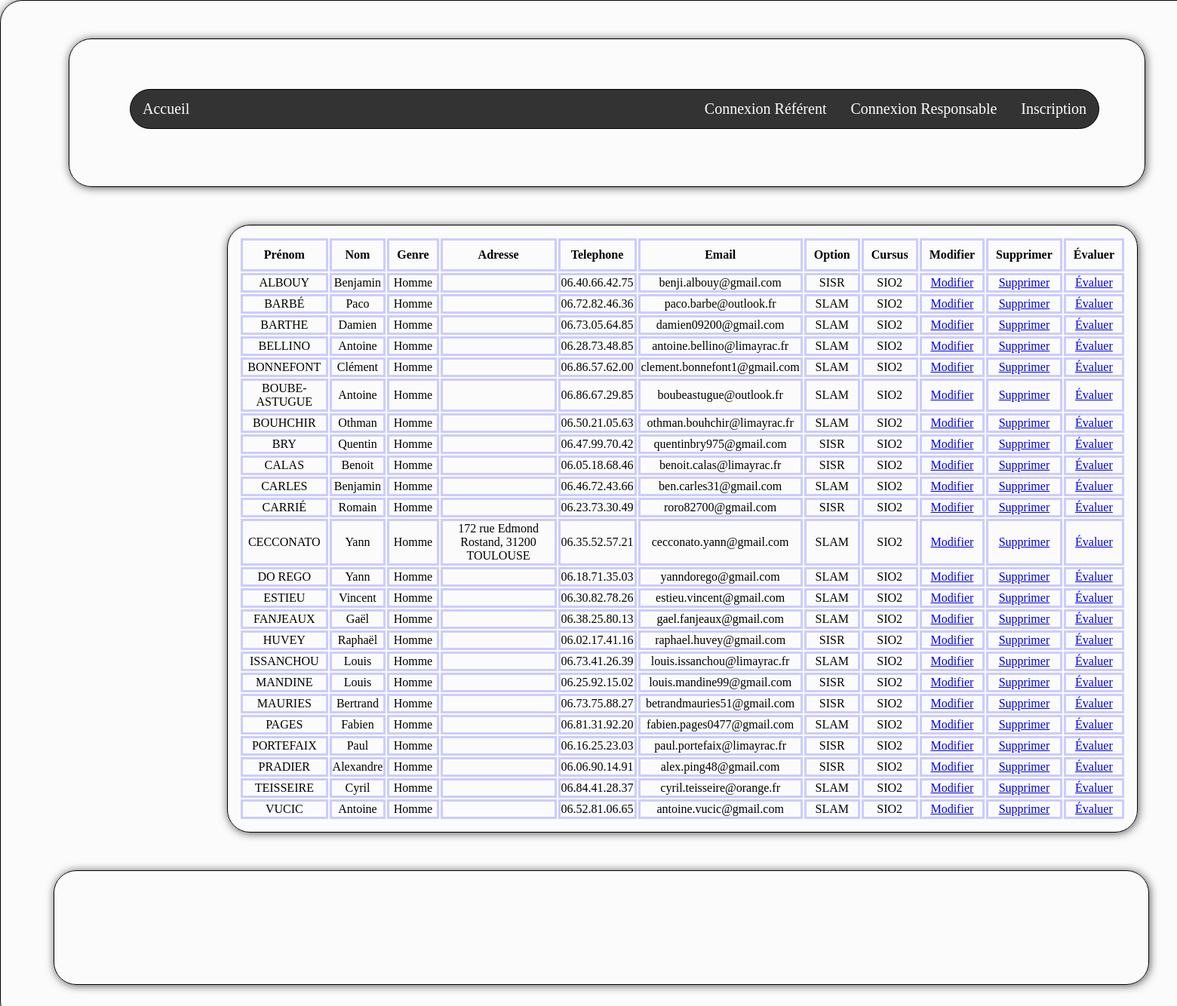
Screenshot of /pages/consulterEleve.php with the database file from the repository.
### tables this page shows
CREATE TABLE `eleve` (
    `IdEleve`               int(11) NOT NULL,
    `PrenomEleve`           varchar(20) DEFAULT NULL,
    `NomEleve`              varchar(20) DEFAULT NULL,
    `AdresseEleve`          varchar(100) DEFAULT NULL,
    `TelephoneEleve`        varchar(15) DEFAULT NULL,
    `EmailEleve`            varchar(50) DEFAULT NULL,
    `LibelleCursusEleve`    varchar(20) DEFAULT NULL,
    `LibelleOptionEleve`    varchar(15) DEFAULT NULL,
    `LibelleGenreEleve`     varchar(5) DEFAULT NULL
);

### assets/DAO/DAO.php (called while the page is built, shortened)
<?php
class DAO {
    function __construct(){
        $user = "root";
        $password = "";
        $host = "localhost";
        $name = "limayracappstage";
        $dsn = 'mysql:host=' . $host . ';dbname=' . $name;
        try {
            $pdo = new PDO($dsn, $user, $password, array(PDO::MYSQL_ATTR_INIT_COMMAND => "SET NAMES utf8"));
            $pdo->setAttribute(PDO::ATTR_ERRMODE, PDO::ERRMODE_EXCEPTION);
        } catch (PDOException $e) {
            echo("<p>Erreur lors de la connexion : " . $e->getMessage().'<p>');
        }
        $this->pdo = $pdo;
    }
}
?>

### assets/DAO/eleveDAO.php (called while the page is built, shortened)
<?php
class EleveDAO extends DAO {
    function findAll() {
        $sql = "SELECT * FROM eleve";
        try {
            $sth = $this->pdo->prepare($sql);
            $sth->execute();
            $rows = $sth->fetchAll(PDO::FETCH_ASSOC);
        } catch (PDOException $e) {
            throw new Exception("Erreur lors de la requête SQL : " . $e->getMessage());
        }
    $eleves = array();
    foreach ($rows as $row) {
        $eleves[] = new eleve($row);
    }
    return $eleves;
    }
}
?>

### assets/class/eleve.php (called while the page is built, shortened)
<?php
class Eleve {
    private $idEleve = 0;
    private $prenomEleve = "?";
    private $nomEleve = "?";
    private $adresseEleve = "?";
    private $telephoneEleve = "?";
    private $emailEleve = "?";
    private $libelleCursusEleve = "?";
    private $libelleOptionEleve = "?";
    private $libelleGenreEleve = "?";
    public function getIdEleve()
    {
        return $this->idEleve;
    }
    public function setIdEleve($idEleve)
    {
        $this->idEleve = $idEleve;
        return $this;
    }
    public function getPrenomEleve()
    {
        return $this->prenomEleve;
    }
    public function setPrenomEleve($prenomEleve)
    {
        $this->prenomEleve = $prenomEleve;
        return $this;
    }
    public function getNomEleve()
    {
        return $this->nomEleve;
    }
    public function setNomEleve($nomEleve)
    {
        $this->nomEleve = $nomEleve;
        return $this;
    }
    public function getAdresseEleve()
    {
        return $this->adresseEleve;
    }
    public function setAdresseEleve($adresseEleve)
    {
        $this->adresseEleve = $adresseEleve;
        return $this;
    }
    public function getTelephoneEleve()
    {
        return $this->telephoneEleve;
    }
    public function setTelephoneEleve($telephoneEleve)
    {
        $this->telephoneEleve = $telephoneEleve;
        return $this;
    }
    public function getEmailEleve()
    {
        return $this->emailEleve;
    }
    public function setEmailEleve($emailEleve)
    {
        $this->emailEleve = $emailEleve;
        return $this;
    }
    public function getLibelleCursusEleve()
    {
        return $this->libelleCursusEleve;
    }
    public function setLibelleCursusEleve($libelleCursusEleve)
    {
        $this->libelleCursusEleve = $libelleCursusEleve;
        return $this;
    }
    public function getLibelleOptionEleve()
    {
        return $this->libelleOptionEleve;
    }
    public function setLibelleOptionEleve($libelleOptionEleve)
    {
        $this->libelleOptionEleve = $libelleOptionEleve;
        return $this;
    }
    public function getLibelleGenreEleve()
    {
        return $this->libelleGenreEleve;
    }
    public function setLibelleGenreEleve($libelleGenreEleve)
    {
        $this->libelleGenreEleve = $libelleGenreEleve;
        return $this;
    }
    function hydrater(array $tableau) {
        foreach ($tableau as $cle => $valeur) {
            $methode = 'set' . $cle;
        }
    }
}
?>

### pages/consulterEleve.php (the view, shortened to what this page needs)
<?php
    $eleveDAO = new eleveDAO();
    $eleves = $eleveDAO->findAll();
?>
<!DOCTYPE html>
<html lang="fr">
    <head>
        <link rel="stylesheet" type="text/css" href="../assets/css/styles.css" />
    </head>
    <body>
        <div id="conteneur">
            <div id="entete">
                <ul>
                    <?php
                        include "../assets/include/menu2.php";
                    ?>
                </ul>
            </div>
            <div id="contenu">
            <?php
                echo "<table>";
                echo "<tr>";
                echo "<th>Prénom</th>";
                echo "<th>Nom</th>";
                echo "<th>Genre</th>";
                echo "<th>Adresse</th>";
                echo "<th>Telephone</th>";
                echo "<th>Email</th>";
                echo "<th>Option</th>";
                echo "<th>Cursus</th>";
                echo "<th>Modifier</th>";
                echo "<th>Supprimer</th>";
                echo "<th>Évaluer</th>";
                echo "</tr>";
                foreach ($eleves as $eleve) {
                    echo "<tr>";
                    echo "<td>". $eleve -> getPrenomEleve() ."</td>";
                    echo "<td>". $eleve -> getNomEleve() ."</td>";
                    echo "<td>". $eleve -> getLibelleGenreEleve() ."</td>";
                    echo "<td>". $eleve -> getAdresseEleve() ."</td>";
                    echo "<td>". $eleve -> getTelephoneEleve() ."</td>";
                    echo "<td>". $eleve -> getEmailEleve() ."</td>";
                    echo "<td>". $eleve -> getLibelleOptionEleve() ."</td>";
                    echo "<td>". $eleve -> getLibelleCursusEleve() ."</td>";
                    echo '<td><a href="modifierEleve.php?idEleve='. $eleve -> getIdEleve() .'"> Modifier </td>';
                    echo '<td><a href="supprimerEleve.php?idEleve='. $eleve -> getIdEleve() .'"> Supprimer </td>';
                    echo '<td><a href="evaluerEleve.php?idEleve='. $eleve -> getIdEleve() .'"> Évaluer </td>';
                    echo "</tr>";
                }
                echo "</table>";
            ?>
            </div>
            <div id="piedpage">
            </div>
        </div>
    </body>
</html>

### assets/include/menu2.php
<html>
    <nav>
        <div id="menu">
                <ul class="navbar">
                    <li class="active"><a href="../index.php" class="a_menu"> Accueil </a></li>
                    <?php
                        if (isset($_SESSION['email']) == false){
                            echo '<li class="right"><a href="inscription.php" class="a_menu"> Inscription </a></li>';
                            echo '<li class="right"><a href="connexionRS.php" class="a_menu"> Connexion Responsable </a></li>';
                            echo '<li class="right"><a href="connexionPR.php" class="a_menu"> Connexion Référent </a></li>';
                        } else if ($_SESSION['libelleQualiteProfesseur'] == "Responsable Section") {
                            echo '<li class="right"><a href="deconnexion.php" class="a_menu"> Se déconnecter </a></li>';
                            echo '<li class="right"><a href="perso.php" class="a_menu"> Espace personnel </a></li>';
                            echo '<li class="active"><a href="gestionEleve.php" class="a_menu"> Élèves </a></li>';
                            echo '<li class="active"><a href="gestionProfesseur.php" class="a_menu"> Professeurs </a></li>';
                            echo '<li class="active"><a href="gestionRessource.php" class="a_menu"> Ressources </a></li>';
                            echo '<li class="active"><a href="gestionEntreprise.php" class="a_menu"> Entreprises </a></li>';
                            echo '<li class="active"><a href="gestionContact.php" class="a_menu"> Contacts </a></li>';
                            echo '<li class="active"><a href="gestionSujet.php" class="a_menu"> Sujets </a></li>';
                        } else if ($_SESSION['libelleQualiteProfesseur'] == "Professeur référent") {
                            echo '<li class="right"><a href="deconnexion.php" class="a_menu"> Se déconnecter </a></li>';
                            echo '<li class="right"><a href="perso.php" class="a_menu"> Espace personnel </a></li>';
                            echo '<li class="active"><a href="gestionEleve.php" class="a_menu"> Élèves </a></li>';
                            echo '<li class="active"><a href="gestionSujet.php" class="a_menu"> Sujets </a></li>';
                        }
                    ?>
                </ul>
        </div>
    </nav>
</html>

### assets/css/styles.css (style rules this page uses)
html { background-size: cover; margin: 0; padding: 0; -webkit-background-size: cover; background-size: cover; }
body { font-family: American Typewriter, serif; margin: 0px; padding: 0px; outline: 0px; }
.a_menu { text-decoration: none; font-size : 20px; color : white; }
ul.navbar { list-style-type: none; margin: 0; padding: 0; overflow: hidden; background-color: #333; border: 1px solid black; border-radius: 30px 30px 30px 30px; }
ul.navbar li { float: left; }
ul.navbar li a { display: block; color: white; text-align: center; padding: 14px 16px; text-decoration: none; }
ul.navbar li.right { float: right; }
th { padding: 10px; border: solid #ccccff; text-align: center; }
td { border: solid #ccccff; text-align: center; }
div#conteneur { background-color: rgba(250, 250, 250, 0.75); width: 1500px; margin: auto; padding: 50px; border: 1px solid black; border-radius: 30px 30px 30px 30px; box-shadow: 1px 1px 12px #555; }
div#entete { position: relative; width: 1325px; margin-left: 40px; margin-top: 0px; padding: 50px; border: 1px solid black; border-radius: 30px 30px 30px 30px; box-shadow: 1px 1px 12px #555; }
div#menu { margin-left: -20px; margin-top: -10px; padding: 10px; }
div#contenu { width: 1175px; margin-left: 250px; margin-top: 50px; padding: 15px; min-height: 500px; border: 1px solid black; border-radius: 30px 30px 30px 30px; box-shadow: 1px 1px 12px #555; }
div#piedpage { width: 1300px; margin-left: 20px; margin-top: 50px; padding: 75px; border: 1px solid black; border-radius: 30px 30px 30px 30px; box-shadow: 1px 1px 12px #555; }

### rows the page displays
eleve: PrenomEleve "ALBOUY", NomEleve "Benjamin", LibelleGenreEleve "Homme", TelephoneEleve "06.40.66.42.75", EmailEleve "benji.albouy@gmail.com", LibelleOptionEleve "SISR", LibelleCursusEleve "SIO2"
eleve: PrenomEleve "BARBÉ", NomEleve "Paco", LibelleGenreEleve "Homme", TelephoneEleve "06.72.82.46.36", EmailEleve "paco.barbe@outlook.fr", LibelleOptionEleve "SLAM", LibelleCursusEleve "SIO2"
eleve: PrenomEleve "BARTHE", NomEleve "Damien", LibelleGenreEleve "Homme", TelephoneEleve "06.73.05.64.85", EmailEleve "damien09200@gmail.com", LibelleOptionEleve "SLAM", LibelleCursusEleve "SIO2"
eleve: PrenomEleve "BELLINO", NomEleve "Antoine", LibelleGenreEleve "Homme", TelephoneEleve "06.28.73.48.85", EmailEleve "antoine.bellino@limayrac.fr", LibelleOptionEleve "SLAM", LibelleCursusEleve "SIO2"
eleve: PrenomEleve "BONNEFONT", NomEleve "Clément", LibelleGenreEleve "Homme", TelephoneEleve "06.86.57.62.00", EmailEleve "clement.bonnefont1@gmail.com", LibelleOptionEleve "SLAM", LibelleCursusEleve "SIO2"
eleve: PrenomEleve "BOUBE-ASTUGUE", NomEleve "Antoine", LibelleGenreEleve "Homme", TelephoneEleve "06.86.67.29.85", EmailEleve "boubeastugue@outlook.fr", LibelleOptionEleve "SLAM", LibelleCursusEleve "SIO2"
eleve: PrenomEleve "BOUHCHIR", NomEleve "Othman", LibelleGenreEleve "Homme", TelephoneEleve "06.50.21.05.63", EmailEleve "othman.bouhchir@limayrac.fr", LibelleOptionEleve "SLAM", LibelleCursusEleve "SIO2"
eleve: PrenomEleve "BRY", NomEleve "Quentin", LibelleGenreEleve "Homme", TelephoneEleve "06.47.99.70.42", EmailEleve "quentinbry975@gmail.com", LibelleOptionEleve "SISR", LibelleCursusEleve "SIO2"
eleve: PrenomEleve "CALAS", NomEleve "Benoit", LibelleGenreEleve "Homme", TelephoneEleve "06.05.18.68.46", EmailEleve "benoit.calas@limayrac.fr", LibelleOptionEleve "SISR", LibelleCursusEleve "SIO2"
eleve: PrenomEleve "CARLES", NomEleve "Benjamin", LibelleGenreEleve "Homme", TelephoneEleve "06.46.72.43.66", EmailEleve "ben.carles31@gmail.com", LibelleOptionEleve "SLAM", LibelleCursusEleve "SIO2"
eleve: PrenomEleve "CARRIÉ", NomEleve "Romain", LibelleGenreEleve "Homme", TelephoneEleve "06.23.73.30.49", EmailEleve "roro82700@gmail.com", LibelleOptionEleve "SISR", LibelleCursusEleve "SIO2"
eleve: PrenomEleve "CECCONATO", NomEleve "Yann", LibelleGenreEleve "Homme", AdresseEleve "172 rue Edmond Rostand, 31200 TOULOUSE", TelephoneEleve "06.35.52.57.21", EmailEleve "cecconato.yann@gmail.com", LibelleOptionEleve "SLAM", LibelleCursusEleve "SIO2"
eleve: PrenomEleve "DO REGO", NomEleve "Yann", LibelleGenreEleve "Homme", TelephoneEleve "06.18.71.35.03", EmailEleve "yanndorego@gmail.com", LibelleOptionEleve "SLAM", LibelleCursusEleve "SIO2"
eleve: PrenomEleve "ESTIEU", NomEleve "Vincent", LibelleGenreEleve "Homme", TelephoneEleve "06.30.82.78.26", EmailEleve "estieu.vincent@gmail.com", LibelleOptionEleve "SLAM", LibelleCursusEleve "SIO2"
eleve: PrenomEleve "FANJEAUX", NomEleve "Gaël", LibelleGenreEleve "Homme", TelephoneEleve "06.38.25.80.13", EmailEleve "gael.fanjeaux@gmail.com", LibelleOptionEleve "SLAM", LibelleCursusEleve "SIO2"
eleve: PrenomEleve "HUVEY", NomEleve "Raphaël", LibelleGenreEleve "Homme", TelephoneEleve "06.02.17.41.16", EmailEleve "raphael.huvey@gmail.com", LibelleOptionEleve "SISR", LibelleCursusEleve "SIO2"
eleve: PrenomEleve "ISSANCHOU", NomEleve "Louis", LibelleGenreEleve "Homme", TelephoneEleve "06.73.41.26.39", EmailEleve "louis.issanchou@limayrac.fr", LibelleOptionEleve "SLAM", LibelleCursusEleve "SIO2"
eleve: PrenomEleve "MANDINE", NomEleve "Louis", LibelleGenreEleve "Homme", TelephoneEleve "06.25.92.15.02", EmailEleve "louis.mandine99@gmail.com", LibelleOptionEleve "SISR", LibelleCursusEleve "SIO2"
eleve: PrenomEleve "MAURIES", NomEleve "Bertrand", LibelleGenreEleve "Homme", TelephoneEleve "06.73.75.88.27", EmailEleve "betrandmauries51@gmail.com", LibelleOptionEleve "SISR", LibelleCursusEleve "SIO2"
eleve: PrenomEleve "PAGES", NomEleve "Fabien", LibelleGenreEleve "Homme", TelephoneEleve "06.81.31.92.20", EmailEleve "fabien.pages0477@gmail.com", LibelleOptionEleve "SLAM", LibelleCursusEleve "SIO2"
eleve: PrenomEleve "PORTEFAIX", NomEleve "Paul", LibelleGenreEleve "Homme", TelephoneEleve "06.16.25.23.03", EmailEleve "paul.portefaix@limayrac.fr", LibelleOptionEleve "SISR", LibelleCursusEleve "SIO2"
eleve: PrenomEleve "PRADIER", NomEleve "Alexandre", LibelleGenreEleve "Homme", TelephoneEleve "06.06.90.14.91", EmailEleve "alex.ping48@gmail.com", LibelleOptionEleve "SISR", LibelleCursusEleve "SIO2"
eleve: PrenomEleve "TEISSEIRE", NomEleve "Cyril", LibelleGenreEleve "Homme", TelephoneEleve "06.84.41.28.37", EmailEleve "cyril.teisseire@orange.fr", LibelleOptionEleve "SLAM", LibelleCursusEleve "SIO2"
eleve: PrenomEleve "VUCIC", NomEleve "Antoine", LibelleGenreEleve "Homme", TelephoneEleve "06.52.81.06.65", EmailEleve "antoine.vucic@gmail.com", LibelleOptionEleve "SLAM", LibelleCursusEleve "SIO2"
